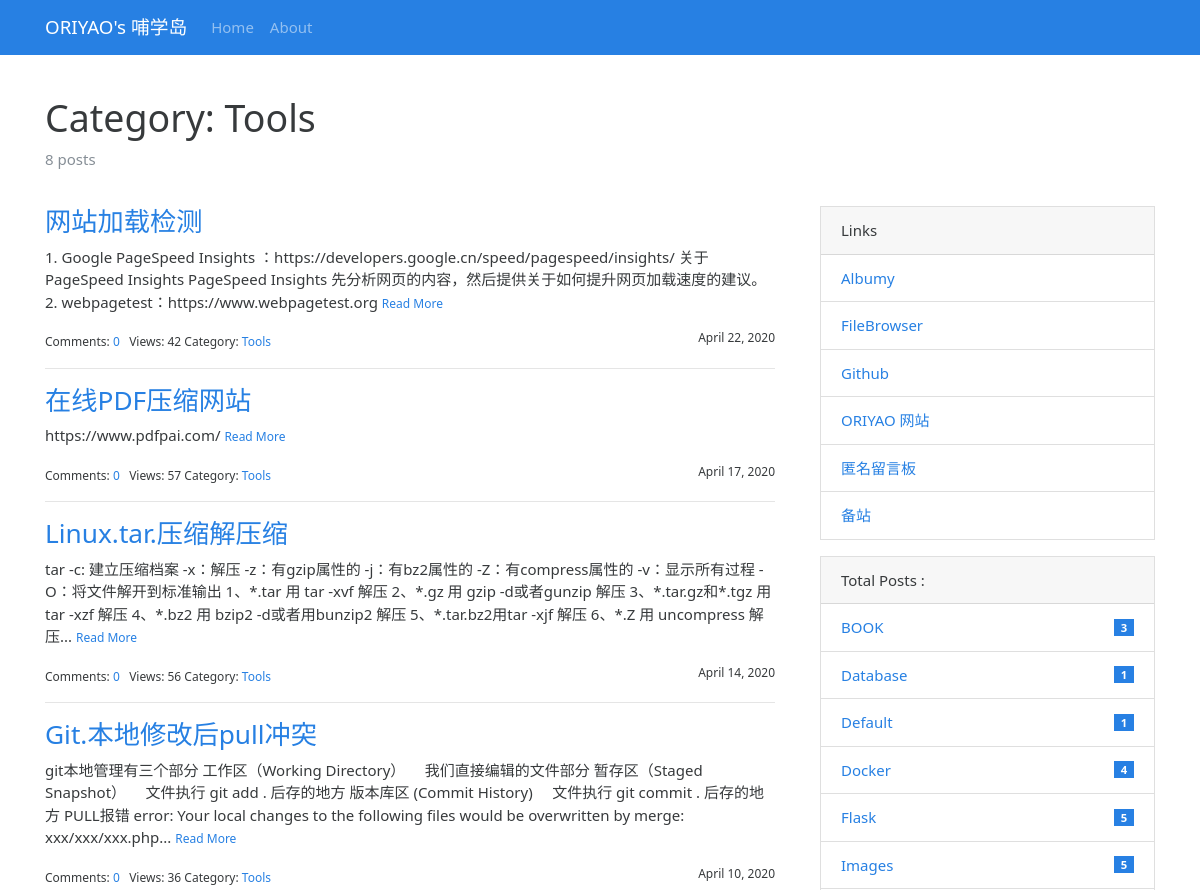
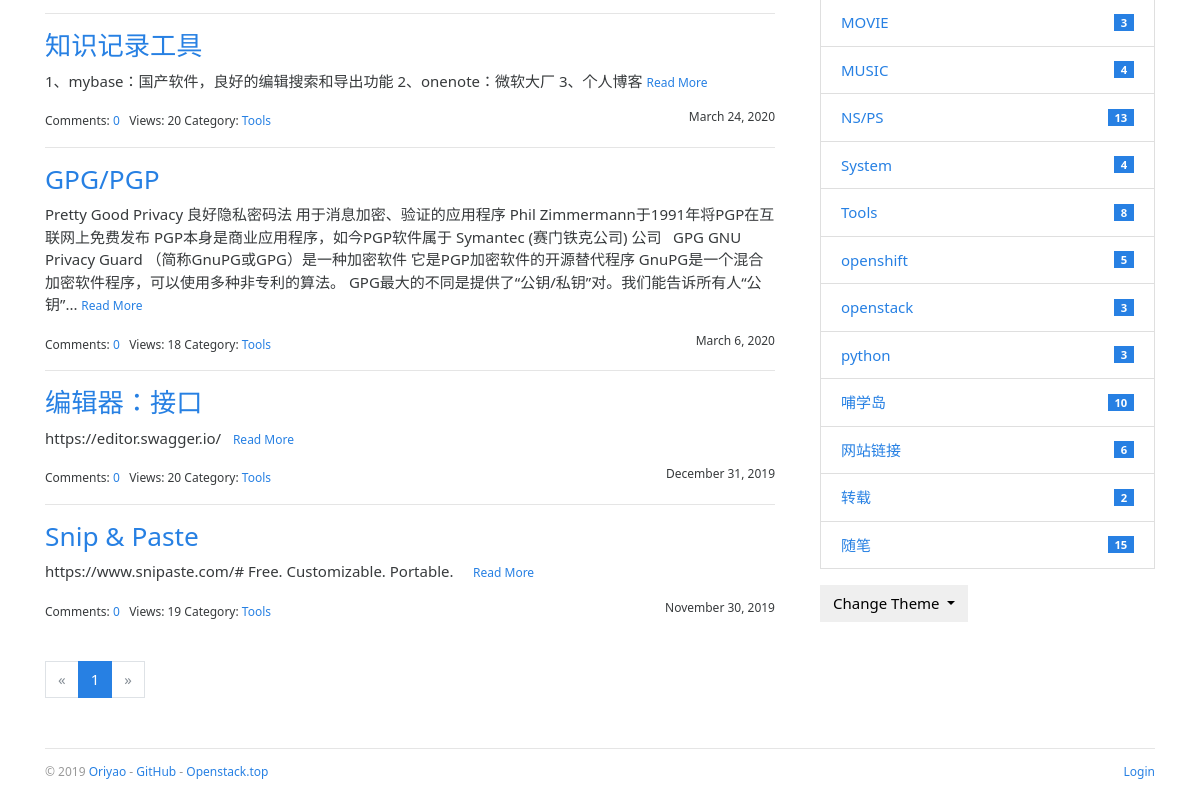
Before: /category/23 with the older database file (2 pictures, top to bottom).
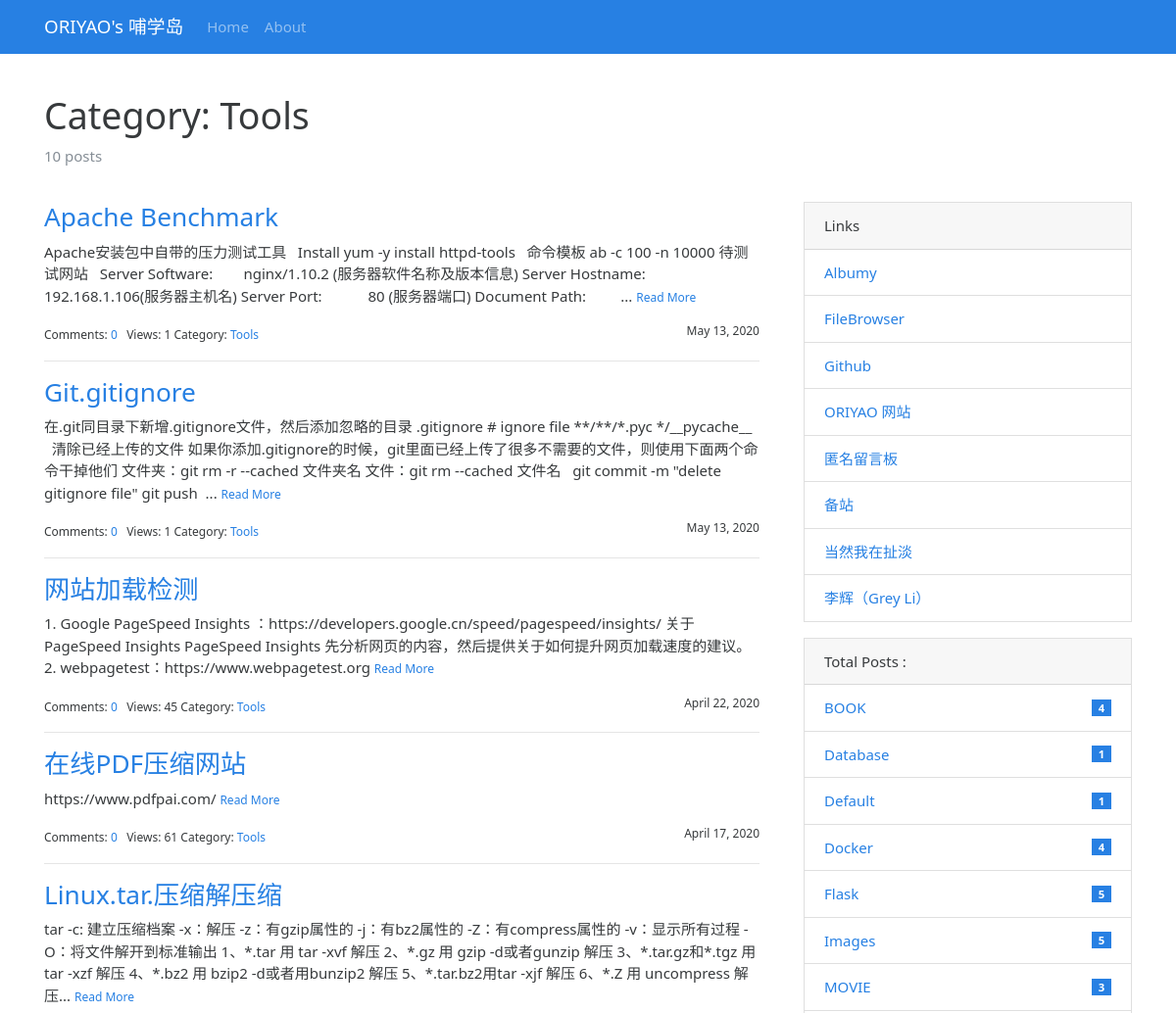
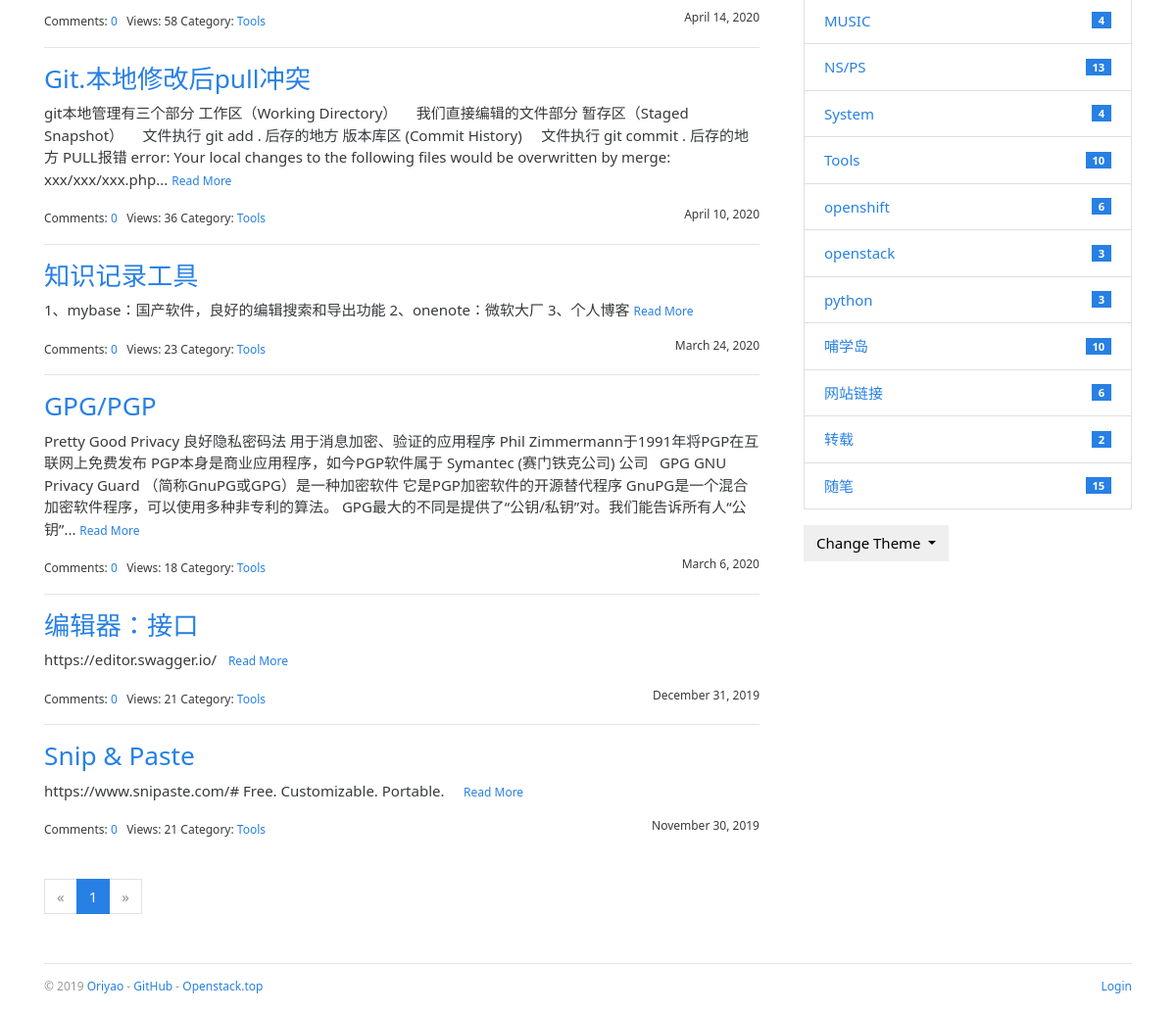
After: the same page with the newer database file (2 pictures, top to bottom).
### bluelog/models.py (models this page shows, shortened)
class Admin(db.Model, UserMixin):
    id = db.Column(db.Integer, primary_key=True)
    username = db.Column(db.String(20))
    password_hash = db.Column(db.String(128))
    blog_title = db.Column(db.String(60))
    blog_sub_title = db.Column(db.String(100))
    name = db.Column(db.String(30))
    about = db.Column(db.Text)

class Category(db.Model):
    id = db.Column(db.Integer, primary_key=True)
    name = db.Column(db.String(30), unique=True)
    posts = db.relationship('Post', back_populates='category')

class Post(db.Model):
    id = db.Column(db.Integer, primary_key=True)
    title = db.Column(db.String(60))
    body = db.Column(db.Text)
    views = db.Column(db.Integer,default=0)
    timestamp = db.Column(db.DateTime, default=datetime.utcnow, index=True)
    can_comment = db.Column(db.Boolean, default=True)
    category_id = db.Column(db.Integer, db.ForeignKey('category.id'))
    category = db.relationship('Category', back_populates='posts')
    comments = db.relationship('Comment', back_populates='post', cascade='all, delete-orphan')

class Link(db.Model):
    id = db.Column(db.Integer, primary_key=True)
    name = db.Column(db.String(30))
    url = db.Column(db.String(255))

### bluelog/blueprints/blog.py (the view)
@blog_bp.route('/category/<int:category_id>')
def show_category(category_id):
    category = Category.query.get_or_404(category_id)
    page = request.args.get('page', 1, type=int)
    per_page = current_app.config['BLUELOG_POST_PER_PAGE']
    pagination = Post.query.with_parent(category).order_by(Post.timestamp.desc()).paginate(page, per_page)
    posts = pagination.items
    return render_template('blog/category.html', category=category, pagination=pagination, posts=posts)

### bluelog/__init__.py (called while the page is built)
def register_template_context(app):
    @app.context_processor
    def make_template_context():
        admin = Admin.query.first()
        categories = Category.query.order_by(Category.name).all()
        links = Link.query.order_by(Link.name).all()
        if current_user.is_authenticated:
            unread_comments = Comment.query.filter_by(reviewed=False).count()
        else:
            unread_comments = None
        return dict(
            admin=admin, categories=categories,
            links=links, unread_comments=unread_comments)

def register_request_handlers(app):
    @app.after_request
    def query_profiler(response):
        for q in get_debug_queries():
            if q.duration >= app.config['BLUELOG_SLOW_QUERY_THRESHOLD']:
                app.logger.warning(
                    'Slow query: Duration: %fs\n Context: %s\nQuery: %s\n '
                    % (q.duration, q.context, q.statement)
                )
        return response

### bluelog/templates/blog/category.html (shortened to what this page needs)
{% extends 'base.html' %}
{% from 'bootstrap/pagination.html' import render_pagination %}
{% block content %}
    <div class="page-header">
        <h1>Category: {{ category.name }}</h1>
        <p class="text-muted">{{ category.posts|length }} posts</p>
    </div>
    <div class="row">
        <div class="col-sm-8">
            {% include "blog/_posts.html" %}
            <div class="page-footer">{{ render_pagination(pagination) }}</div>
        </div>
        <div class="col-sm-4 sidebar">
            {% include "blog/_sidebar.html" %}
        </div>
    </div>
{% endblock %}

### bluelog/templates/base.html (shortened to what this page needs)
{% from 'bootstrap/nav.html' import render_nav_item %}
<!DOCTYPE html>
<html lang="en">
<head>
    {% block head %}
        <link rel="stylesheet"
              href="{{ url_for('static', filename='css/%s.min.css' % request.cookies.get('theme', 'perfect_blue')) }}"
              type="text/css">
        <link rel="stylesheet" href="{{ url_for('static', filename='css/style.css') }}" type="text/css">
    {% endblock head %}
</head>
<body>
{% block nav %}
    <nav class="navbar navbar-expand-lg navbar-dark bg-primary">
        <div class="container">
            <a class="navbar-brand" href="{{ url_for('blog.index') }}">{{ admin.blog_title }}</a>
            <div class="collapse navbar-collapse" id="navbarColor01">
                <ul class="navbar-nav mr-auto">
                    {{ render_nav_item('blog.index', 'Home') }}
                    {{ render_nav_item('blog.about', 'About') }}
                </ul>
            </div>
        </div>
    </nav>
{% endblock nav %}
<main class="container">
    {% block content %}{% endblock content %}
    {% block footer %}
        <footer>
            <p class="float-left">
                <small> &copy; 2019 <a href="http://oriyao.com/" title="Written by oriyao">Oriyao</a> -
                    <a href="https://github.com/oriyao" title="Fork me on GitHub">GitHub</a> -
                    <a href="http://openstack.top/" title="A pkm project">Openstack.top</a>
                </small>
            </p>
            <p class="float-right">
                <small>
                    {% if current_user.is_authenticated %}
                        <a href="{{ url_for('auth.logout', next=request.full_path) }}">Logout</a>
                    {% else %}
                        <a href="{{ url_for('auth.login', next=request.full_path) }}">Login</a>
                    {% endif %}
                </small>
            </p>
        </footer>
    {% endblock footer %}
</main>
</body>
</html>

### bluelog/templates/blog/_posts.html (shortened to what this page needs)
{% if posts %}
    {% for post in posts %}
        <h3 class="text-primary"><a href="{{ url_for('.show_post', post_id=post.id) }}">{{ post.title }}</a></h3>
        <p>
            {{ post.body|striptags|truncate }}
            <small><a href="{{ url_for('.show_post', post_id=post.id) }}">Read More</a></small>
        </p>
        <small>
            Comments: <a href="{{ url_for('.show_post', post_id=post.id) }}#comments">{{ post.comments|length }}</a>&nbsp;&nbsp;
            Views: {{ post.views }}
            Category: <a
                href="{{ url_for('.show_category', category_id=post.category.id) }}">{{ post.category.name }}</a>
            <span class="float-right">{{ moment(post.timestamp).format('LL') }}</span>
        </small>
        {% if not loop.last %}
            <hr>
        {% endif %}
    {% endfor %}
{% endif %}

### bluelog/templates/blog/_sidebar.html (shortened to what this page needs)
{% if links %}
    <div class="card mb-3">
        <div class="card-header">Links</div>
        <ul class="list-group list-group-flush">
            {% for link in links %}
                <li class="list-group-item  list-group-item-action d-flex justify-content-between align-items-center">
                    <a href="{{ link.url }}" target="_blank">{{ link.name }}</a>
                </li>
            {% endfor %}
        </ul>
    </div>
{% endif %}
{% if categories %}
    <div class="card mb-3">
        <div class="card-header"> Total Posts :  {{ totalposts }}</div>
        <ul class="list-group list-group-flush">
            {% for category in categories %}
                <li class="list-group-item  list-group-item-action d-flex justify-content-between align-items-center">
                    <a href="{{ url_for('blog.show_category', category_id=category.id) }}">
                        {{ category.name }}
                    </a>
                    <span class="badge badge-primary badge-pill"> {{ category.posts|length }}</span>
                </li>
            {% endfor %}
        </ul>
    </div>
{% endif %}
<div class="dropdown">
    <button class="btn btn-default dropdown-toggle" type="button" id="dropdownMenuButton"
            data-toggle="dropdown" aria-haspopup="true" aria-expanded="false">
        Change Theme
    </button>
</div>

### bluelog/static/css/style.css (style rules this page uses)
nav { margin-bottom: 20px; }
.page-header { padding-top: 20px; padding-bottom: 20px; }
.sidebar { padding-left: 30px; }
footer { margin-top: 30px; padding: 10px 0 40px; color: #999; border-top: 1px solid #e5e5e5; }
.page-footer { padding-top: 40px; }

Changed rows visible on the page:
computed for Category "Tools": posts|length "8" → "10"
added Post: title "Apache Benchmark", body "Apache安装包中自带的压力测试工具 Install yum -y install httpd-tools 命令模板 ab -c 100 -n 10000 待测试网站 Server Software: nginx/1.10.2 (服务器软件名称及版本信息) Server Hostname: 192.168.1.106(服务器主机名) Server Port: 80 (服务器端口) Document Path: ...", comments|length "0", views "1", category.name "Tools", timestamp "May 13, 2020"
added Post: title "Git.gitignore", body "在.git同目录下新增.gitignore文件，然后添加忽略的目录 .gitignore # ignore file **/**/*.pyc */__pycache__ 清除已经上传的文件 如果你添加.gitignore的时候，git里面已经上传了很多不需要的文件，则使用下面两个命令干掉他们 文件夹：git rm -r --cached 文件夹名 文件：git rm --cached 文件名 git commit -m \"delete gitignore file\" git push ...", comments|length "0", views "1", category.name "Tools", timestamp "May 13, 2020"
changed Post "网站加载检测": views "42" → "45"
changed Post "在线PDF压缩网站": views "57" → "61"
changed Post "Linux.tar.压缩解压缩": views "56" → "58"
changed Post "知识记录工具": views "20" → "23"
changed Post "编辑器：接口": views "20" → "21"
changed Post "Snip & Paste": views "19" → "21"
added Link: name "当然我在扯淡"
added Link: name "李辉（Grey Li）"
computed for Category "BOOK": posts|length "3" → "4"
computed for Category "openshift": posts|length "5" → "6"
Other visible differences:
{{ category.posts|length }}: "8" → "10"
